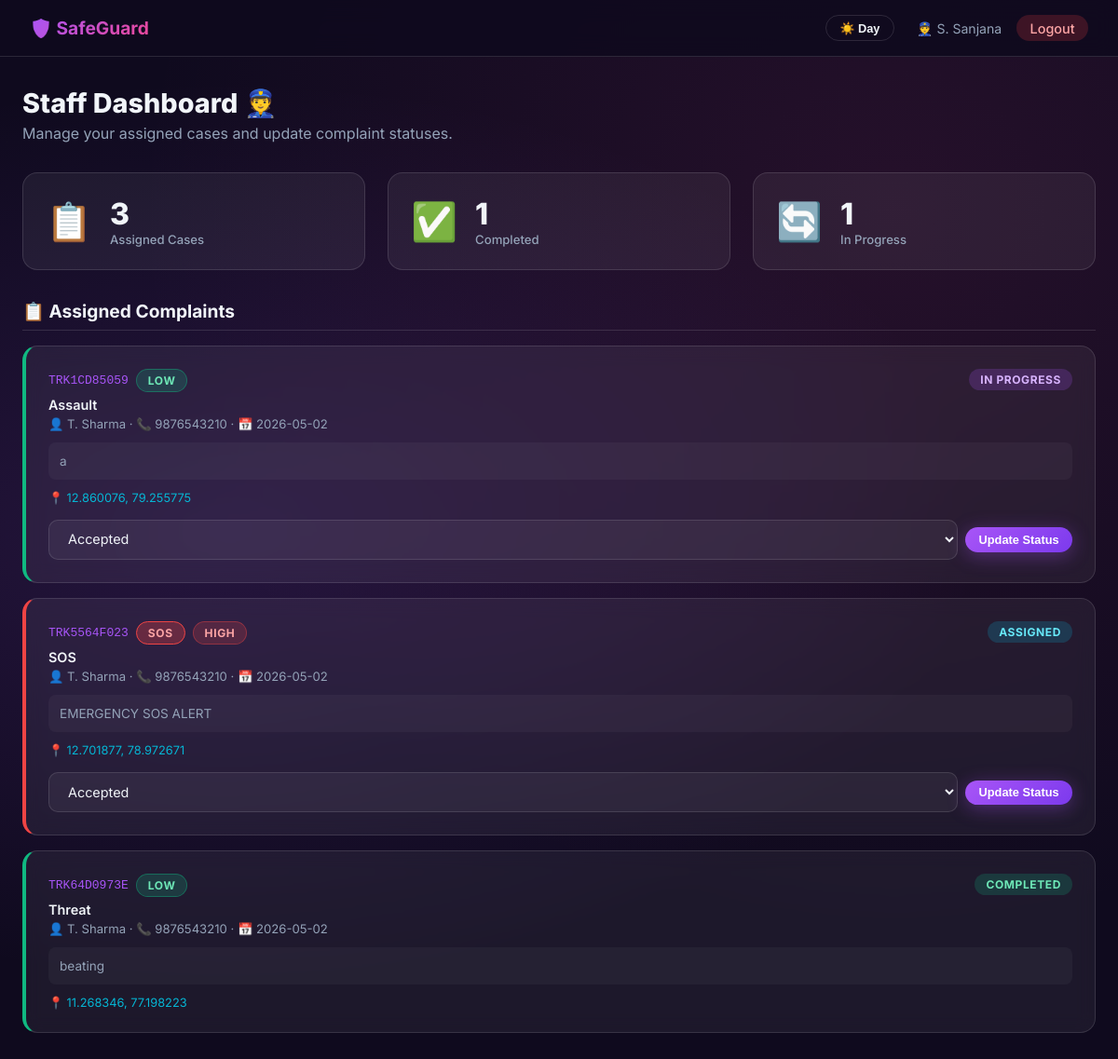
Page /dashboard/staff (signed in) on the committed database.
### tables this page shows
CREATE TABLE staff (
            id              INTEGER PRIMARY KEY AUTOINCREMENT,
            full_name       TEXT NOT NULL,
            email           TEXT UNIQUE NOT NULL,
            phone           TEXT NOT NULL,
            age             INTEGER,
            gender          TEXT,
            address         TEXT,
            occupation      TEXT,
            aadhar_number   TEXT,
            id_proof_path   TEXT,
            experience      TEXT,
            password_hash   TEXT NOT NULL,
            status          TEXT DEFAULT 'pending',
            created_at      DATETIME DEFAULT CURRENT_TIMESTAMP
        );

CREATE TABLE complaints (
            id               INTEGER PRIMARY KEY AUTOINCREMENT,
            track_id         TEXT UNIQUE NOT NULL,
            user_id          INTEGER NOT NULL,
            type             TEXT,
            description      TEXT,
            incident_details TEXT,
            num_people       INTEGER DEFAULT 0,
            witness          TEXT DEFAULT 'No',
            witness_desc     TEXT,
            date_of_incident TEXT,
            media_path       TEXT,
            latitude         REAL,
            longitude        REAL,
            priority         TEXT DEFAULT 'LOW',
            status           TEXT DEFAULT 'Pending',
            assigned_staff_id INTEGER,
            is_sos           INTEGER DEFAULT 0,
            is_suspicious    INTEGER DEFAULT 0,
            created_at       DATETIME DEFAULT CURRENT_TIMESTAMP,
            FOREIGN KEY (user_id)          REFERENCES users(id),
            FOREIGN KEY (assigned_staff_id) REFERENCES staff(id)
        );

CREATE TABLE users (
            id                INTEGER PRIMARY KEY AUTOINCREMENT,
            full_name         TEXT NOT NULL,
            username          TEXT UNIQUE NOT NULL,
            email             TEXT UNIQUE NOT NULL,
            phone             TEXT NOT NULL,
            address           TEXT,
            age               INTEGER,
            gender            TEXT,
            occupation        TEXT,
            emergency_contact TEXT,
            password_hash     TEXT NOT NULL,
            created_at        DATETIME DEFAULT CURRENT_TIMESTAMP
        );

### app.py (the view)
@app.route("/dashboard/staff")
@staff_required
def dashboard_staff():
    staff_id     = session["staff_id"]
    staff_status = session.get("staff_status", "pending")
    db = get_db()
    staff = db.execute("SELECT * FROM staff WHERE id = ?", (staff_id,)).fetchone()
    session["staff_status"] = staff["status"]  # Refresh from DB
    complaints = []
    if staff["status"] == "approved":
        complaints = db.execute("""
            SELECT c.*, u.full_name as user_name, u.phone as user_phone
            FROM complaints c
            JOIN users u ON c.user_id = u.id
            WHERE c.assigned_staff_id = ?
            ORDER BY c.created_at DESC
        """, (staff_id,)).fetchall()
    db.close()
    return render_template("dashboard_staff.html",
                           staff=staff, complaints=complaints)

### app.py (called while the page is built)
def staff_required(f):
    @wraps(f)
    def decorated(*args, **kwargs):
        if "staff_id" not in session:
            flash("Access denied. Please login as staff.", "danger")
            return redirect(url_for("login"))
        return f(*args, **kwargs)
    return decorated

### database.py (called while the page is built)
def get_db():
    conn = sqlite3.connect(DB_PATH, timeout=20, check_same_thread=False)
    conn.row_factory = sqlite3.Row
    conn.execute("PRAGMA foreign_keys = ON")
    return conn

### templates/dashboard_staff.html (shortened to what this page needs)
<!DOCTYPE html>
<html lang="en">
<head>
<link rel="stylesheet" href="{{ url_for('static', filename='css/style.css') }}">
</head>
<body>
<nav class="navbar">
  <a href="#" class="navbar-brand">🛡️ SafeGuard</a>
  <div class="navbar-links">
    <span style="color:var(--text-secondary);font-size:0.88rem;">👮 {{ staff.full_name }}</span>
    <a href="{{ url_for('logout') }}" class="btn btn-sm" style="background:rgba(239,68,68,0.2);color:#fca5a5;">Logout</a>
  </div>
</nav>
<div class="page-container">
  {% if staff.status == 'pending' %}
  <div style="display:flex;align-items:center;justify-content:center;min-height:70vh;">
    <div class="pending-banner" style="max-width:500px;">
      <div class="icon">⏳</div>
      <h2 style="font-size:1.4rem;margin-bottom:0.5rem;">Awaiting Admin Approval</h2>
      <p style="color:var(--text-secondary);line-height:1.7;">
        Your registration is under review. The admin will verify your credentials and
        approve your account. Please check back later.
      </p>
      <div style="margin-top:1.5rem;padding:1rem;background:rgba(255,255,255,0.04);border-radius:10px;font-size:0.82rem;color:var(--text-secondary);">
        <strong>Name:</strong> {{ staff.full_name }}<br>
        <strong>Email:</strong> {{ staff.email }}<br>
        <strong>Status:</strong> <span style="color:var(--warning);">Pending Approval</span>
      </div>
      <a href="{{ url_for('logout') }}" class="btn btn-secondary" style="margin-top:1rem;">← Back to Login</a>
    </div>
  </div>
  {% else %}
  <div class="page-header">
    <h1>Staff Dashboard 👮</h1>
    <p>Manage your assigned cases and update complaint statuses.</p>
  </div>
  <div class="dashboard-grid" style="grid-template-columns:repeat(auto-fit,minmax(160px,1fr));margin-bottom:2rem;">
    <div class="stat-card">
      <div class="stat-icon">📋</div>
      <div>
        <div class="stat-value">{{ complaints|length }}</div>
        <div class="stat-label">Assigned Cases</div>
      </div>
    </div>
    <div class="stat-card">
      <div class="stat-icon">✅</div>
      <div>
        <div class="stat-value">{{ complaints|selectattr('status','equalto','Completed')|list|length }}</div>
        <div class="stat-label">Completed</div>
      </div>
    </div>
    <div class="stat-card">
      <div class="stat-icon">🔄</div>
      <div>
        <div class="stat-value">{{ complaints|selectattr('status','equalto','In Progress')|list|length }}</div>
        <div class="stat-label">In Progress</div>
      </div>
    </div>
  </div>
  {% if complaints %}
    <div class="section-title">📋 Assigned Complaints</div>
    <div style="display:flex;flex-direction:column;gap:1rem;">
      {% for c in complaints %}
      <div class="card" style="border-left:4px solid {{ '#ef4444' if c.priority=='HIGH' else '#f59e0b' if c.priority=='MEDIUM' else '#10b981' }};">
        <div style="display:flex;justify-content:space-between;align-items:flex-start;flex-wrap:wrap;gap:0.75rem;">
          <div>
            <div style="display:flex;align-items:center;gap:0.5rem;margin-bottom:0.3rem;">
              <code style="color:var(--primary);">{{ c.track_id }}</code>
              {% if c.is_sos %}<span class="badge badge-sos">SOS</span>{% endif %}
              <span class="badge badge-{{ c.priority|lower }}">{{ c.priority }}</span>
            </div>
            <div style="font-size:0.9rem;font-weight:600;">{{ c.type or 'General' }}</div>
            <div style="color:var(--text-secondary);font-size:0.82rem;margin-top:0.25rem;">
              👤 {{ c.user_name }} · 📞 {{ c.user_phone }} · 📅 {{ c.created_at[:10] }}
            </div>
          </div>
          <div>
            {% if c.status == 'Assigned' %}<span class="badge badge-assigned">Assigned</span>
            {% elif c.status == 'Accepted' %}<span class="badge" style="background:rgba(168,85,247,0.2);color:#d8b4fe;">Accepted</span>
            {% elif c.status == 'In Progress' %}<span class="badge badge-progress">In Progress</span>
            {% elif c.status == 'Completed' %}<span class="badge badge-completed">Completed</span>
            {% else %}<span class="badge">{{ c.status }}</span>{% endif %}
          </div>
        </div>
        {% if c.description %}
        <div style="margin-top:0.75rem;padding:0.75rem;background:rgba(255,255,255,0.04);border-radius:8px;font-size:0.85rem;color:var(--text-secondary);">
          {{ c.description }}
        </div>
        {% endif %}
        <div style="display:flex;gap:0.75rem;margin-top:0.75rem;flex-wrap:wrap;align-items:center;">
          {% if c.latitude %}
          <span style="font-size:0.8rem;color:var(--accent);">📍 {{ c.latitude }}, {{ c.longitude }}</span>
          {% endif %}
        </div>
        {% if c.status != 'Completed' %}
        <form method="POST" action="{{ url_for('update_complaint_status') }}" style="margin-top:1rem;display:flex;gap:0.5rem;flex-wrap:wrap;align-items:center;">
          <select name="status" class="form-control" style="width:auto;flex:1;">
            <option value="Accepted">Accepted</option>
          </select>
          <button type="submit" class="btn btn-primary btn-sm">Update Status</button>
        </form>
        {% endif %}
      </div>
      {% endfor %}
    </div>
  {% else %}
    <div style="text-align:center;padding:3rem;color:var(--text-secondary);">
      <div style="font-size:3rem;margin-bottom:1rem;">📭</div>
      <p>No complaints assigned to you yet. The admin will assign cases shortly.</p>
    </div>
  {% endif %}
  {% endif %}
</div>
</body>
</html>

### static/css/style.css (style rules this page uses)
:root { --primary: #a855f7; --primary-dark: #7c3aed; --secondary: #ec4899; --accent: #06b6d4; --bg-dark: #0f0a1e; --bg-card: rgba(255,255,255,0.06); --bg-card-hover: rgba(255,255,255,0.10); --border: rgba(255,255,255,0.12); --text-primary: #f1f5f9; --text-secondary: #94a3b8; --success: #10b981; --warning: #f59e0b; --danger: #ef4444; --info: #06b6d4; --high: #ef4444; --medium: #f59e0b; --low: #10b981; --radius: 16px; --shadow: 0 8px 32px rgba(0,0,0,0.4); --nav-bg: rgba(15,10,30,0.85); --form-bg: rgba(255,255,255,0.05); --form-bg-focus: rgba(255,255,255,0.08); --select-bg: #1e1433; --hover-bg: rgba(255,255,255,0.03); --thead-bg: rgba(168,85,247,0.15); --modal-overlay: rgba(15,23,42,0.8); --modal-bg: #1a1030; --hero-badge-bg: rgba(168,85,247,0.15); }
*, *::before, *::after { box-sizing: border-box; margin: 0; padding: 0; }
html { scroll-behavior: smooth; }
body { font-family: 'Inter', sans-serif; background: var(--bg-dark); color: var(--text-primary); min-height: 100vh; background-image: radial-gradient(ellipse at 20% 50%, rgba(168,85,247,0.15) 0%, transparent 60%), radial-gradient(ellipse at 80% 20%, rgba(236,72,153,0.10) 0%, transparent 60%); }
a { color: var(--primary); text-decoration: none; }
.navbar { display: flex; align-items: center; justify-content: space-between; padding: 1rem 2rem; background: var(--nav-bg); backdrop-filter: blur(12px); border-bottom: 1px solid var(--border); position: sticky; top: 0; z-index: 100; }
.navbar-brand { font-size: 1.2rem; font-weight: 700; background: linear-gradient(135deg, var(--primary), var(--secondary)); -webkit-background-clip: text; -webkit-text-fill-color: transparent; background-clip: text; }
.navbar-links { display: flex; gap: 1rem; align-items: center; }
.navbar-links a { color: var(--text-secondary); font-size: 0.9rem; font-weight: 500; transition: color 0.2s; }
.btn { display: inline-flex; align-items: center; gap: 0.4rem; padding: 0.6rem 1.4rem; border-radius: 50px; font-size: 0.9rem; font-weight: 600; cursor: pointer; border: none; transition: all 0.25s ease; text-decoration: none; }
.btn-primary { background: linear-gradient(135deg, var(--primary), var(--primary-dark)); color: #fff; box-shadow: 0 4px 20px rgba(168,85,247,0.35); }
.btn-sm { padding: 0.35rem 0.9rem; font-size: 0.8rem; }
.card { background: var(--bg-card); border: 1px solid var(--border); border-radius: var(--radius); backdrop-filter: blur(10px); padding: 1.5rem; transition: all 0.25s ease; }
.form-control { width: 100%; padding: 0.7rem 1rem; background: var(--form-bg); border: 1.5px solid var(--border); border-radius: 10px; color: var(--text-primary); font-size: 0.9rem; font-family: 'Inter', sans-serif; transition: border-color 0.2s, box-shadow 0.2s; }
.form-control::placeholder { color: rgba(148,163,184,0.5); }
select.form-control option { background: var(--select-bg); color: var(--text-primary); }
.badge { display: inline-flex; align-items: center; padding: 0.25rem 0.75rem; border-radius: 50px; font-size: 0.75rem; font-weight: 700; text-transform: uppercase; letter-spacing: 0.05em; }
.badge-high { background: rgba(239,68,68,0.2); color: #fca5a5; border: 1px solid rgba(239,68,68,0.4); }
.badge-low { background: rgba(16,185,129,0.2); color: #6ee7b7; border: 1px solid rgba(16,185,129,0.4); }
.badge-assigned { background: rgba(6,182,212,0.2); color: #67e8f9; }
.badge-progress { background: rgba(168,85,247,0.2); color: #d8b4fe; }
.badge-completed { background: rgba(16,185,129,0.2); color: #6ee7b7; }
.badge-sos { background: rgba(239,68,68,0.3); color: #fca5a5; border: 1px solid #ef4444; }
.page-container { max-width: 1200px; margin: 0 auto; padding: 2rem 1.5rem; }
.page-header { margin-bottom: 2rem; }
.page-header h1 { font-size: 1.8rem; font-weight: 800; }
.page-header p { color: var(--text-secondary); margin-top: 0.3rem; }
.dashboard-grid { display: grid; grid-template-columns: repeat(auto-fit, minmax(240px, 1fr)); gap: 1.5rem; margin-bottom: 2rem; }
.stat-card { background: var(--bg-card); border: 1px solid var(--border); border-radius: var(--radius); padding: 1.5rem; display: flex; align-items: center; gap: 1.2rem; }
.stat-icon { font-size: 2.5rem; }
.stat-value { font-size: 2rem; font-weight: 800; }
.stat-label { color: var(--text-secondary); font-size: 0.82rem; font-weight: 500; }
.section-title { font-size: 1.2rem; font-weight: 700; margin-bottom: 1rem; padding-bottom: 0.5rem; border-bottom: 1px solid var(--border); }

### rows in the picture
staff: full_name "S. Sanjana"
complaints: track_id "TRK1CD85059", priority "LOW", type "Assault", user_name "T. Sharma", user_phone "9876543210", created_at "2026-05-02", status "IN PROGRESS", description "a", latitude "12.860076", longitude "79.255775"
complaints: track_id "TRK5564F023", is_sos "SOS", priority "HIGH", type "SOS", user_name "T. Sharma", user_phone "9876543210", created_at "2026-05-02", status "ASSIGNED", description "EMERGENCY SOS ALERT", latitude "12.701877", longitude "78.972671"
complaints: track_id "TRK64D0973E", priority "LOW", type "Threat", user_name "T. Sharma", user_phone "9876543210", created_at "2026-05-02", status "COMPLETED", description "beating", latitude "11.268346", longitude "77.198223"

### other values in the picture
{{ complaints|length }} "3"
{{ complaints|selectattr('status','equalto','Completed')|list|length }} "1"
{{ complaints|selectattr('status','equalto','In Progress')|list|length }} "1"
